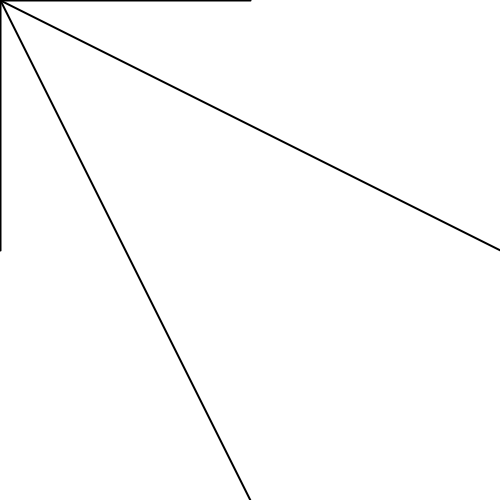
Frame 1 (no input)
Frame 60 (the mouse pressed at the canvas centre just before this capture): identical to frame 1, image omitted
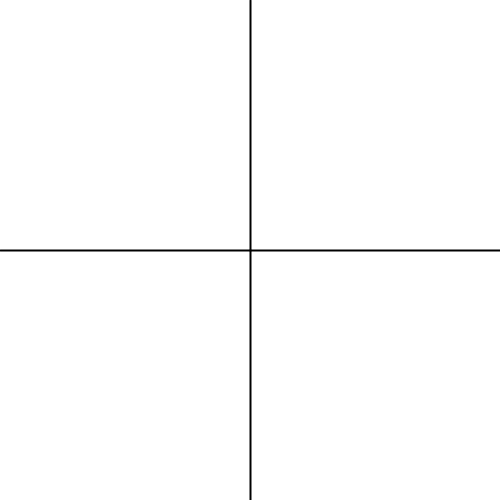
Frame 120 (the mouse held since frame 60 and released just before this capture)

The Processing sketch that drew these frames (run headless with seeded random() and noise(); from frame 60 on, the mouse is pressed at the canvas centre):

// Processing sketch: exercicio_4
// ── exercicio_4.pde
void setup(){
  size(500,500);
}

void draw(){
  background(255);
  strokeWeight(2);
  line(0,250,mouseX,mouseY);
  line(250,0,mouseX,mouseY);
  line(500,250,mouseX,mouseY);
  line(250,500,mouseX,mouseY);
}
